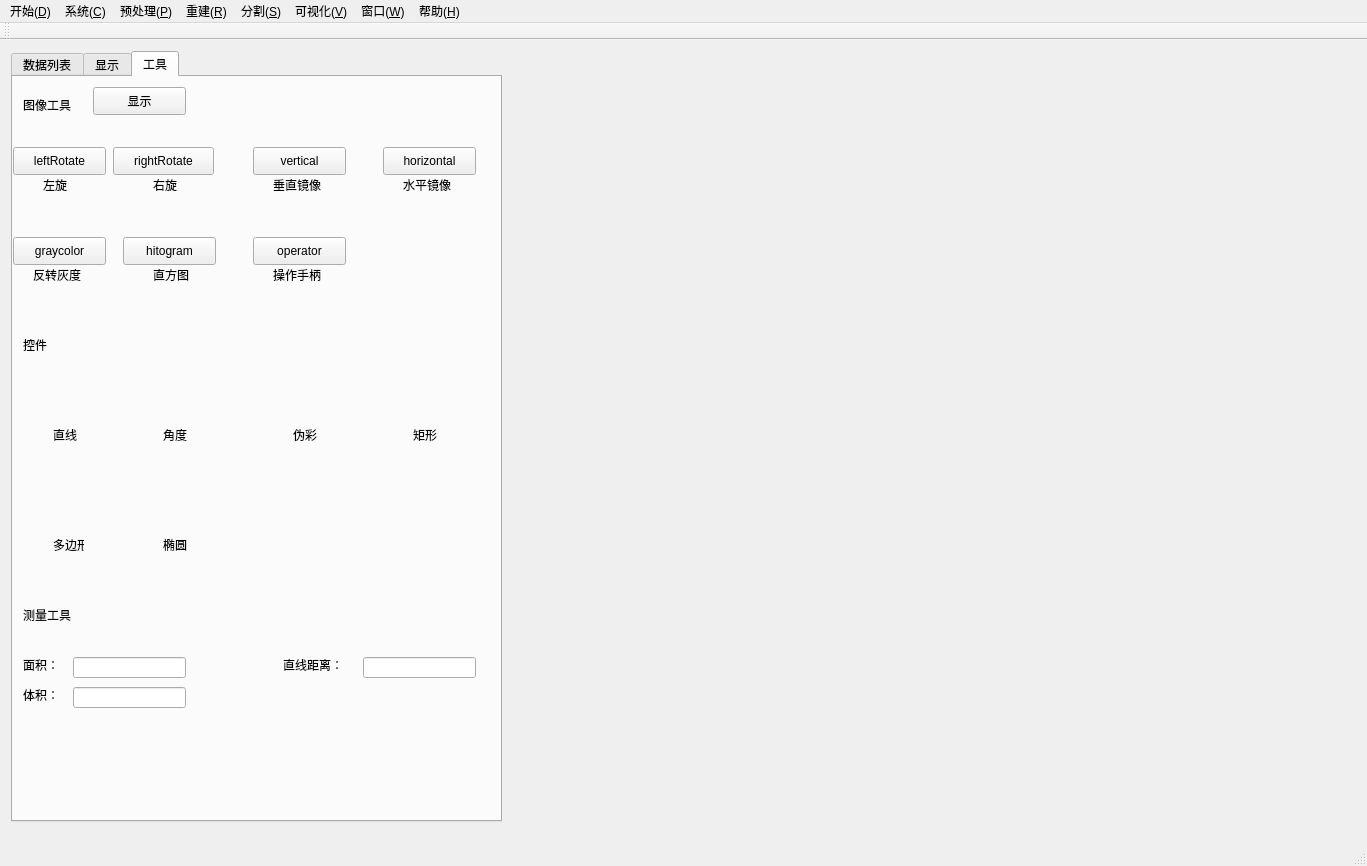
<?xml version="1.0" encoding="UTF-8"?>
<ui version="4.0">
 <class>MainWidgetClass</class>
 <widget class="QMainWindow" name="MainWidgetClass">
  <property name="geometry">
   <rect>
    <x>0</x>
    <y>0</y>
    <width>1367</width>
    <height>866</height>
   </rect>
  </property>
  <property name="sizePolicy">
   <sizepolicy hsizetype="Expanding" vsizetype="Expanding">
    <horstretch>0</horstretch>
    <verstretch>0</verstretch>
   </sizepolicy>
  </property>
  <property name="minimumSize">
   <size>
    <width>600</width>
    <height>0</height>
   </size>
  </property>
  <property name="windowTitle">
   <string>MainWidget</string>
  </property>
  <widget class="QWidget" name="centralWidget">
   <widget class="QTabWidget" name="tabWidget">
    <property name="geometry">
     <rect>
      <x>11</x>
      <y>11</y>
      <width>491</width>
      <height>771</height>
     </rect>
    </property>
    <property name="sizePolicy">
     <sizepolicy hsizetype="Preferred" vsizetype="Preferred">
      <horstretch>0</horstretch>
      <verstretch>0</verstretch>
     </sizepolicy>
    </property>
    <property name="currentIndex">
     <number>2</number>
    </property>
    <widget class="QWidget" name="tab_DataList">
     <attribute name="title">
      <string>数据列表</string>
     </attribute>
     <layout class="QGridLayout" name="gridLayout_2">
      <item row="0" column="0">
       <widget class="QTableWidget" name="tableWidget">
        <property name="minimumSize">
         <size>
          <width>480</width>
          <height>0</height>
         </size>
        </property>
        <property name="horizontalScrollBarPolicy">
         <enum>Qt::ScrollBarAlwaysOff</enum>
        </property>
        <property name="editTriggers">
         <set>QAbstractItemView::NoEditTriggers</set>
        </property>
        <property name="selectionMode">
         <enum>QAbstractItemView::SingleSelection</enum>
        </property>
        <property name="selectionBehavior">
         <enum>QAbstractItemView::SelectRows</enum>
        </property>
        <property name="showGrid">
         <bool>false</bool>
        </property>
        <property name="rowCount">
         <number>4</number>
        </property>
        <attribute name="horizontalHeaderDefaultSectionSize">
         <number>160</number>
        </attribute>
        <attribute name="verticalHeaderVisible">
         <bool>false</bool>
        </attribute>
        <row/>
        <row/>
        <row/>
        <row/>
        <column>
         <property name="text">
          <string>数据加载方式</string>
         </property>
        </column>
        <column>
         <property name="text">
          <string>数据格式</string>
         </property>
        </column>
        <column>
         <property name="text">
          <string>数据类型</string>
         </property>
        </column>
        <column>
         <property name="text">
          <string>内存开销</string>
         </property>
        </column>
        <item row="0" column="0">
         <property name="text">
          <string>In Core网格数据</string>
         </property>
        </item>
        <item row="1" column="0">
         <property name="text">
          <string>In Core体数据</string>
         </property>
        </item>
        <item row="2" column="0">
         <property name="text">
          <string>Out of Core网格数据</string>
         </property>
        </item>
        <item row="3" column="0">
         <property name="text">
          <string>Out of Core体数据</string>
         </property>
        </item>
       </widget>
      </item>
     </layout>
    </widget>
    <widget class="QWidget" name="tab_Show">
     <attribute name="title">
      <string>显示</string>
     </attribute>
     <widget class="QSlider" name="horizontalSlider">
      <property name="geometry">
       <rect>
        <x>10</x>
        <y>50</y>
        <width>471</width>
        <height>22</height>
       </rect>
      </property>
      <property name="orientation">
       <enum>Qt::Horizontal</enum>
      </property>
     </widget>
     <widget class="QLabel" name="label">
      <property name="geometry">
       <rect>
        <x>10</x>
        <y>20</y>
        <width>61</width>
        <height>16</height>
       </rect>
      </property>
      <property name="text">
       <string>切片位置</string>
      </property>
     </widget>
     <widget class="QPushButton" name="pushButton">
      <property name="geometry">
       <rect>
        <x>10</x>
        <y>90</y>
        <width>81</width>
        <height>28</height>
       </rect>
      </property>
      <property name="text">
       <string>播放</string>
      </property>
     </widget>
     <widget class="QLineEdit" name="lineEdit">
      <property name="geometry">
       <rect>
        <x>312</x>
        <y>90</y>
        <width>111</width>
        <height>21</height>
       </rect>
      </property>
     </widget>
     <widget class="QLabel" name="label_2">
      <property name="geometry">
       <rect>
        <x>431</x>
        <y>90</y>
        <width>41</width>
        <height>20</height>
       </rect>
      </property>
      <property name="text">
       <string>帧/秒</string>
      </property>
     </widget>
     <widget class="QLabel" name="label_3">
      <property name="geometry">
       <rect>
        <x>10</x>
        <y>170</y>
        <width>72</width>
        <height>15</height>
       </rect>
      </property>
      <property name="text">
       <string>窗宽/窗位</string>
      </property>
     </widget>
     <widget class="QPushButton" name="pushButton_2">
      <property name="geometry">
       <rect>
        <x>372</x>
        <y>250</y>
        <width>101</width>
        <height>28</height>
       </rect>
      </property>
      <property name="text">
       <string>重置窗宽窗位</string>
      </property>
     </widget>
     <widget class="QLabel" name="label_4">
      <property name="geometry">
       <rect>
        <x>10</x>
        <y>200</y>
        <width>51</width>
        <height>16</height>
       </rect>
      </property>
      <property name="text">
       <string>窗宽：</string>
      </property>
     </widget>
     <widget class="QLabel" name="label_5">
      <property name="geometry">
       <rect>
        <x>10</x>
        <y>230</y>
        <width>51</width>
        <height>16</height>
       </rect>
      </property>
      <property name="text">
       <string>窗位：</string>
      </property>
     </widget>
     <widget class="QDoubleSpinBox" name="doubleSpinBox">
      <property name="geometry">
       <rect>
        <x>70</x>
        <y>230</y>
        <width>111</width>
        <height>22</height>
       </rect>
      </property>
     </widget>
     <widget class="QDoubleSpinBox" name="doubleSpinBox_2">
      <property name="geometry">
       <rect>
        <x>70</x>
        <y>200</y>
        <width>111</width>
        <height>22</height>
       </rect>
      </property>
     </widget>
    </widget>
    <widget class="QWidget" name="tab_Tools">
     <attribute name="title">
      <string>工具</string>
     </attribute>
     <widget class="QLabel" name="label_6">
      <property name="geometry">
       <rect>
        <x>10</x>
        <y>20</y>
        <width>72</width>
        <height>15</height>
       </rect>
      </property>
      <property name="text">
       <string>图像工具</string>
      </property>
     </widget>
     <widget class="QLabel" name="label_7">
      <property name="geometry">
       <rect>
        <x>10</x>
        <y>260</y>
        <width>41</width>
        <height>16</height>
       </rect>
      </property>
      <property name="text">
       <string>控件</string>
      </property>
     </widget>
     <widget class="QLabel" name="label_8">
      <property name="geometry">
       <rect>
        <x>30</x>
        <y>100</y>
        <width>31</width>
        <height>16</height>
       </rect>
      </property>
      <property name="text">
       <string>左旋</string>
      </property>
     </widget>
     <widget class="QLabel" name="label_9">
      <property name="geometry">
       <rect>
        <x>140</x>
        <y>100</y>
        <width>31</width>
        <height>16</height>
       </rect>
      </property>
      <property name="text">
       <string>右旋</string>
      </property>
     </widget>
     <widget class="QLabel" name="label_10">
      <property name="geometry">
       <rect>
        <x>260</x>
        <y>100</y>
        <width>61</width>
        <height>16</height>
       </rect>
      </property>
      <property name="text">
       <string>垂直镜像</string>
      </property>
     </widget>
     <widget class="QLabel" name="label_11">
      <property name="geometry">
       <rect>
        <x>20</x>
        <y>190</y>
        <width>61</width>
        <height>16</height>
       </rect>
      </property>
      <property name="text">
       <string>反转灰度</string>
      </property>
     </widget>
     <widget class="QLabel" name="label_12">
      <property name="geometry">
       <rect>
        <x>140</x>
        <y>190</y>
        <width>51</width>
        <height>16</height>
       </rect>
      </property>
      <property name="text">
       <string>直方图</string>
      </property>
     </widget>
     <widget class="QLabel" name="label_13">
      <property name="geometry">
       <rect>
        <x>270</x>
        <y>190</y>
        <width>51</width>
        <height>16</height>
       </rect>
      </property>
      <property name="text">
       <string/>
      </property>
     </widget>
     <widget class="QLabel" name="label_14">
      <property name="geometry">
       <rect>
        <x>390</x>
        <y>100</y>
        <width>61</width>
        <height>16</height>
       </rect>
      </property>
      <property name="text">
       <string>水平镜像</string>
      </property>
     </widget>
     <widget class="QLabel" name="label_15">
      <property name="geometry">
       <rect>
        <x>260</x>
        <y>190</y>
        <width>61</width>
        <height>16</height>
       </rect>
      </property>
      <property name="text">
       <string>操作手柄</string>
      </property>
     </widget>
     <widget class="QLabel" name="label_16">
      <property name="geometry">
       <rect>
        <x>40</x>
        <y>350</y>
        <width>31</width>
        <height>16</height>
       </rect>
      </property>
      <property name="text">
       <string>直线</string>
      </property>
     </widget>
     <widget class="QLabel" name="label_17">
      <property name="geometry">
       <rect>
        <x>150</x>
        <y>350</y>
        <width>31</width>
        <height>16</height>
       </rect>
      </property>
      <property name="text">
       <string>角度</string>
      </property>
     </widget>
     <widget class="QLabel" name="label_18">
      <property name="geometry">
       <rect>
        <x>280</x>
        <y>350</y>
        <width>31</width>
        <height>16</height>
       </rect>
      </property>
      <property name="text">
       <string>伪彩</string>
      </property>
     </widget>
     <widget class="QLabel" name="label_19">
      <property name="geometry">
       <rect>
        <x>400</x>
        <y>350</y>
        <width>31</width>
        <height>16</height>
       </rect>
      </property>
      <property name="text">
       <string>矩形</string>
      </property>
     </widget>
     <widget class="QLabel" name="label_20">
      <property name="geometry">
       <rect>
        <x>40</x>
        <y>460</y>
        <width>31</width>
        <height>16</height>
       </rect>
      </property>
      <property name="text">
       <string>多边形</string>
      </property>
     </widget>
     <widget class="QLabel" name="label_21">
      <property name="geometry">
       <rect>
        <x>150</x>
        <y>460</y>
        <width>31</width>
        <height>16</height>
       </rect>
      </property>
      <property name="text">
       <string>椭圆</string>
      </property>
     </widget>
     <widget class="QLabel" name="label_22">
      <property name="geometry">
       <rect>
        <x>10</x>
        <y>530</y>
        <width>61</width>
        <height>16</height>
       </rect>
      </property>
      <property name="text">
       <string>测量工具</string>
      </property>
     </widget>
     <widget class="QLabel" name="label_23">
      <property name="geometry">
       <rect>
        <x>10</x>
        <y>580</y>
        <width>41</width>
        <height>16</height>
       </rect>
      </property>
      <property name="text">
       <string>面积：</string>
      </property>
     </widget>
     <widget class="QLabel" name="label_24">
      <property name="geometry">
       <rect>
        <x>10</x>
        <y>610</y>
        <width>41</width>
        <height>16</height>
       </rect>
      </property>
      <property name="text">
       <string>体积：</string>
      </property>
     </widget>
     <widget class="QLineEdit" name="lineEdit_2">
      <property name="geometry">
       <rect>
        <x>60</x>
        <y>580</y>
        <width>113</width>
        <height>21</height>
       </rect>
      </property>
     </widget>
     <widget class="QLineEdit" name="lineEdit_3">
      <property name="geometry">
       <rect>
        <x>60</x>
        <y>610</y>
        <width>113</width>
        <height>21</height>
       </rect>
      </property>
     </widget>
     <widget class="QLabel" name="label_25">
      <property name="geometry">
       <rect>
        <x>270</x>
        <y>580</y>
        <width>72</width>
        <height>15</height>
       </rect>
      </property>
      <property name="text">
       <string>直线距离：</string>
      </property>
     </widget>
     <widget class="QLineEdit" name="lineEdit_4">
      <property name="geometry">
       <rect>
        <x>350</x>
        <y>580</y>
        <width>113</width>
        <height>21</height>
       </rect>
      </property>
     </widget>
     <widget class="QPushButton" name="open">
      <property name="geometry">
       <rect>
        <x>80</x>
        <y>10</y>
        <width>93</width>
        <height>28</height>
       </rect>
      </property>
      <property name="text">
       <string>显示</string>
      </property>
     </widget>
     <widget class="QPushButton" name="leftRotate">
      <property name="geometry">
       <rect>
        <x>0</x>
        <y>70</y>
        <width>93</width>
        <height>28</height>
       </rect>
      </property>
      <property name="text">
       <string>leftRotate</string>
      </property>
     </widget>
     <widget class="QPushButton" name="rightRotate">
      <property name="geometry">
       <rect>
        <x>100</x>
        <y>70</y>
        <width>101</width>
        <height>28</height>
       </rect>
      </property>
      <property name="text">
       <string>rightRotate</string>
      </property>
     </widget>
     <widget class="QPushButton" name="vertical">
      <property name="geometry">
       <rect>
        <x>240</x>
        <y>70</y>
        <width>93</width>
        <height>28</height>
       </rect>
      </property>
      <property name="text">
       <string>vertical</string>
      </property>
     </widget>
     <widget class="QPushButton" name="horizontal">
      <property name="geometry">
       <rect>
        <x>370</x>
        <y>70</y>
        <width>93</width>
        <height>28</height>
       </rect>
      </property>
      <property name="text">
       <string>horizontal</string>
      </property>
     </widget>
     <widget class="QPushButton" name="graycolor">
      <property name="geometry">
       <rect>
        <x>0</x>
        <y>160</y>
        <width>93</width>
        <height>28</height>
       </rect>
      </property>
      <property name="text">
       <string>graycolor</string>
      </property>
     </widget>
     <widget class="QPushButton" name="hitogram">
      <property name="geometry">
       <rect>
        <x>110</x>
        <y>160</y>
        <width>93</width>
        <height>28</height>
       </rect>
      </property>
      <property name="text">
       <string>hitogram</string>
      </property>
     </widget>
     <widget class="QPushButton" name="operator_2">
      <property name="geometry">
       <rect>
        <x>240</x>
        <y>160</y>
        <width>93</width>
        <height>28</height>
       </rect>
      </property>
      <property name="text">
       <string>operator</string>
      </property>
     </widget>
    </widget>
   </widget>
   <widget class="QStackedWidget" name="stackedWidget">
    <property name="geometry">
     <rect>
      <x>550</x>
      <y>550</y>
      <width>611</width>
      <height>241</height>
     </rect>
    </property>
    <property name="currentIndex">
     <number>-1</number>
    </property>
   </widget>
   <widget class="QGLMitkWidget" name="showwidget" native="true">
    <property name="geometry">
     <rect>
      <x>520</x>
      <y>30</y>
      <width>831</width>
      <height>771</height>
     </rect>
    </property>
   </widget>
  </widget>
  <widget class="QMenuBar" name="menuBar">
   <property name="geometry">
    <rect>
     <x>0</x>
     <y>0</y>
     <width>1367</width>
     <height>26</height>
    </rect>
   </property>
   <widget class="QMenu" name="menu_D">
    <property name="title">
     <string>开始(&amp;D)</string>
    </property>
    <addaction name="action_DICOMDIR"/>
    <addaction name="separator"/>
    <addaction name="action_machine"/>
    <addaction name="action_experiment"/>
    <addaction name="separator"/>
    <addaction name="action_open"/>
    <addaction name="action_save"/>
   </widget>
   <widget class="QMenu" name="menu_R">
    <property name="title">
     <string>重建(&amp;R)</string>
    </property>
   </widget>
   <widget class="QMenu" name="menu_S">
    <property name="title">
     <string>分割(&amp;S)</string>
    </property>
    <widget class="QMenu" name="menu_4">
     <property name="title">
      <string>活动轮廓模型</string>
     </property>
     <addaction name="action_12"/>
     <addaction name="action_13"/>
    </widget>
    <addaction name="action_8"/>
    <addaction name="action_9"/>
    <addaction name="action_10"/>
    <addaction name="menu_4"/>
   </widget>
   <widget class="QMenu" name="menu_V">
    <property name="title">
     <string>可视化(&amp;V)</string>
    </property>
    <widget class="QMenu" name="menu_3">
     <property name="title">
      <string>体绘制</string>
     </property>
     <addaction name="action_3"/>
     <addaction name="action_5"/>
     <addaction name="action_6"/>
    </widget>
    <addaction name="action_0"/>
    <addaction name="menu_3"/>
   </widget>
   <widget class="QMenu" name="menu_W">
    <property name="title">
     <string>窗口(&amp;W)</string>
    </property>
    <addaction name="actionX_Y"/>
    <addaction name="actionX_Z"/>
    <addaction name="actionY_Z"/>
    <addaction name="separator"/>
    <addaction name="action_15"/>
    <addaction name="action_16"/>
    <addaction name="action_17"/>
    <addaction name="separator"/>
    <addaction name="action_19"/>
    <addaction name="action_20"/>
   </widget>
   <widget class="QMenu" name="menu_H">
    <property name="title">
     <string>帮助(&amp;H)</string>
    </property>
    <addaction name="action_1"/>
    <addaction name="action_2"/>
   </widget>
   <widget class="QMenu" name="menu_C">
    <property name="title">
     <string>系统(&amp;C)</string>
    </property>
   </widget>
   <widget class="QMenu" name="menu_P">
    <property name="title">
     <string>预处理(&amp;P)</string>
    </property>
   </widget>
   <addaction name="menu_D"/>
   <addaction name="menu_C"/>
   <addaction name="menu_P"/>
   <addaction name="menu_R"/>
   <addaction name="menu_S"/>
   <addaction name="menu_V"/>
   <addaction name="menu_W"/>
   <addaction name="menu_H"/>
  </widget>
  <widget class="QToolBar" name="mainToolBar">
   <attribute name="toolBarArea">
    <enum>TopToolBarArea</enum>
   </attribute>
   <attribute name="toolBarBreak">
    <bool>false</bool>
   </attribute>
  </widget>
  <widget class="QStatusBar" name="statusBar"/>
  <action name="action_1">
   <property name="text">
    <string>手册(&amp;M)</string>
   </property>
  </action>
  <action name="action_2">
   <property name="text">
    <string>关于(&amp;A)</string>
   </property>
  </action>
  <action name="action_DICOMDIR">
   <property name="text">
    <string>从DICOMDIR读取</string>
   </property>
  </action>
  <action name="action_open">
   <property name="text">
    <string>导入数据...</string>
   </property>
  </action>
  <action name="action_7">
   <property name="text">
    <string>导出体数据</string>
   </property>
  </action>
  <action name="action_Ply">
   <property name="text">
    <string>导入一个Ply文件</string>
   </property>
  </action>
  <action name="action_Stl">
   <property name="text">
    <string>导入一个Stl文件</string>
   </property>
  </action>
  <action name="action_Raw">
   <property name="text">
    <string>导入一个Raw文件</string>
   </property>
  </action>
  <action name="action_IM0">
   <property name="text">
    <string>导入一个IM0文件</string>
   </property>
  </action>
  <action name="action_0">
   <property name="text">
    <string>面绘制</string>
   </property>
  </action>
  <action name="action_3">
   <property name="text">
    <string>CPU体绘制</string>
   </property>
  </action>
  <action name="action_5">
   <property name="text">
    <string>基于CUD的体绘制</string>
   </property>
  </action>
  <action name="action_6">
   <property name="text">
    <string>GLSL体绘制</string>
   </property>
  </action>
  <action name="action_8">
   <property name="text">
    <string>自动阈值分割</string>
   </property>
  </action>
  <action name="action_9">
   <property name="text">
    <string>GraphCut分割</string>
   </property>
  </action>
  <action name="action_10">
   <property name="text">
    <string>区域生长分割</string>
   </property>
  </action>
  <action name="action_12">
   <property name="text">
    <string>Snake模型</string>
   </property>
  </action>
  <action name="action_13">
   <property name="text">
    <string>水平集方法</string>
   </property>
  </action>
  <action name="actionX_Y">
   <property name="text">
    <string>X-Y切片视图</string>
   </property>
  </action>
  <action name="actionX_Z">
   <property name="text">
    <string>X-Z切片视图</string>
   </property>
  </action>
  <action name="actionY_Z">
   <property name="text">
    <string>Y-Z切片视图</string>
   </property>
  </action>
  <action name="action_15">
   <property name="text">
    <string>上2下2视图</string>
   </property>
  </action>
  <action name="action_16">
   <property name="text">
    <string>上1下3视图</string>
   </property>
  </action>
  <action name="action_17">
   <property name="text">
    <string>左3右1视图</string>
   </property>
  </action>
  <action name="action_19">
   <property name="text">
    <string>三维表面视图</string>
   </property>
  </action>
  <action name="action_20">
   <property name="text">
    <string>三维体视图</string>
   </property>
  </action>
  <action name="action_save">
   <property name="text">
    <string>导出数据...</string>
   </property>
  </action>
  <action name="action_machine">
   <property name="text">
    <string>新建设备...</string>
   </property>
  </action>
  <action name="action_experiment">
   <property name="text">
    <string>新建实验...</string>
   </property>
  </action>
 </widget>
 <layoutdefault spacing="6" margin="11"/>
 <customwidgets>
  <customwidget>
   <class>QGLMitkWidget</class>
   <extends>QWidget</extends>
   <header>QGLMitkWidget.h</header>
   <container>1</container>
  </customwidget>
 </customwidgets>
 <resources>
  <include location="mainwidget.qrc"/>
 </resources>
 <connections/>
</ui>
